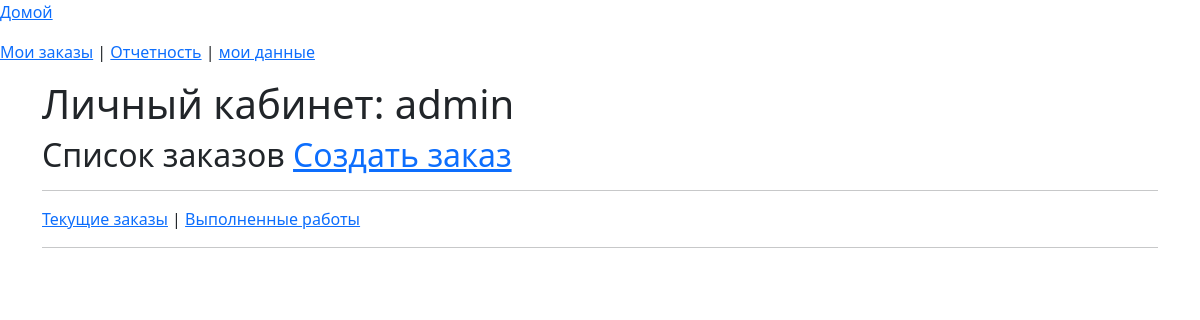
Before: /list_order (signed in) with the older database file.
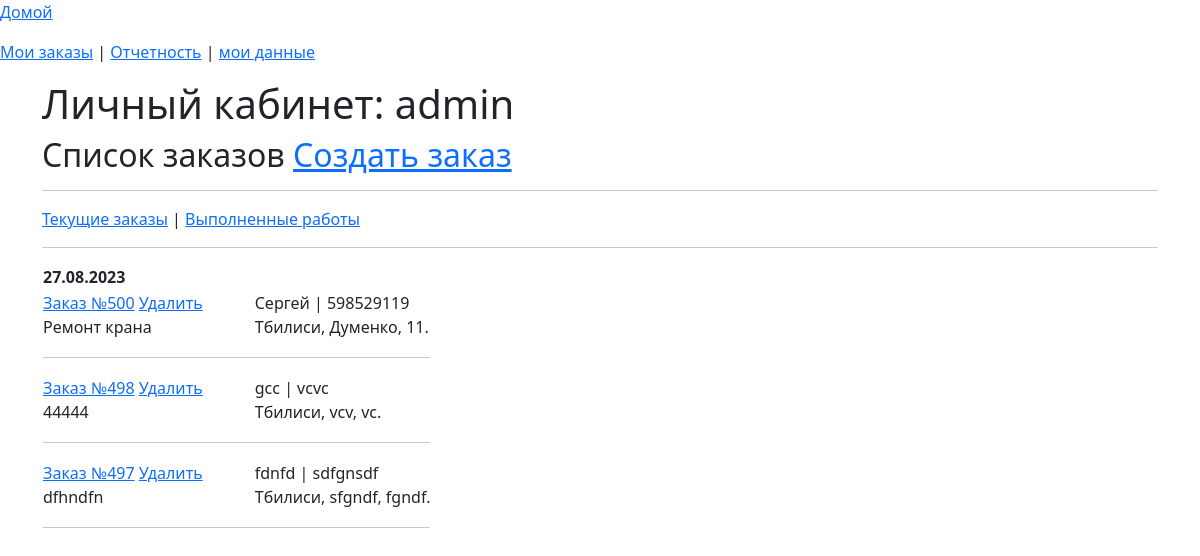
After: the same page with the newer database file.
### app_site/models.py (models this page shows)
class OrderList(models.Model):
    time_in = models.DateTimeField(auto_now_add=True, verbose_name='Дата заказа')
    time_out = models.DateTimeField(null=True, blank=True, verbose_name='Дата выполнения')
    repairer_id = models.ForeignKey(User, on_delete=models.SET_NULL, null=True, blank=True,
                                    verbose_name='Мастер', default='', )
    price = models.DecimalField(decimal_places=2, max_digits=7, null=True, blank=True, verbose_name='Стоимость работ')
    text_order = models.CharField(max_length=1500, verbose_name='Описание проблемы', blank=True, null=True)
    customer_name = models.CharField(max_length=50, verbose_name='Ваше имя')
    customer_phone = models.CharField(max_length=16, verbose_name='Номер телефона')
    customer_code = models.CharField(max_length=16, verbose_name='Код организации', blank=True, null=True)
    address_city = models.CharField(max_length=2, choices=CITY_CHOICES, default='TB', null=True, blank=True,
                                    verbose_name='Город')
    order_status = models.CharField(max_length=3, choices=ORDER_STATUS, default='BEG', null=True, blank=True,
                                    verbose_name='Статус заказа')
    address_street_app = models.CharField(max_length=150, verbose_name='Улица', null=True, blank=True)
    address_num = models.CharField(max_length=10, verbose_name='Номер дома', null=True, blank=True)
    services = models.ManyToManyField('Service', through='Invoice')

### app_site/views.py (the view)
# urls.py: path('list_order', OrderManagementSystem.as_view(), name='list_order'),
class OrderManagementSystem(LoginRequiredMixin, ListView):
    model = OrderList
    context_object_name = 'order'
    template_name = 'order_list.html'
    def get_queryset(self):
        if self.request.GET.get('end'):
            self.queryset = OrderList.objects.filter(repairer_id=self.request.user)&\
                            OrderList.objects.filter(order_status='END')
        else:
            self.queryset = OrderList.objects.filter(repairer_id=self.request.user)&\
                            OrderList.objects.filter(order_status__in=['SND','RCV'])
        return self.queryset
    def get_context_data(self, **kwargs):
        context = super().get_context_data(**kwargs)
        context['form'] = OrderForm
        return context

### app_site/templatetags/custom_filters.py (called while the page is built)
@register.filter()
def choice_tag(value, A):
    try:
        if A == 'city':
            a = dict(CITY_CHOICES)
        elif A == 'status_order':
            a = dict(ORDER_STATUS)
        elif A == 'month':
            a = dict(MONTH)
        return f'{a[value]}'
    except KeyError:
        return f''

### templates/order_list.html (shortened to what this page needs)
{% extends 'flatpages/default_user.html' %}
{% load custom_filters %}
{% load custom_tags %}
{% block body %}
<h2>Список заказов <a href="#"  onclick="disp(document.getElementById('form'))" id="ggg">Создать заказ</a></h2>
<hr>
<a href="{% url 'list_order' %}">Текущие заказы</a> | <a href="{% url 'list_order'%}?end=true">Выполненные работы</a>
<hr>
<table id="head">
{% regroup order by time_in|date:"d.m.Y" as day %}
    {% for y in day reversed  %}
    <tr>
        <td  colspan="6">
            <b>{{ y.grouper }}</b>
        </td>
    <tr>
        {% for i in y.list reversed %}
                {% if i.order_status == 'SND' %}
                <tr id="row_{{ i.pk }}" bgcolor= "#DCDCDC">
                {% else %}
                <tr>
                {% endif %}
                <td>
                <a href="{% url 'invoice' i.pk %}" id="order_{{ i.pk }}">Заказ №{{ i.pk}}</a>
                <a href="{% url 'delete-order' i.pk %}" id="delete_{{ i.pk }}">Удалить</a><br>
                <span id="text_order_{{ i.pk }}">{{ i.text_order|truncatewords:7 }}</span>
            </td>
            <td width = 50></td>
            <td><span id="customer_name_{{ i.pk }}">{{ i.customer_name }}</span> |
                <span id="customer_phone_{{ i.pk }}">{{ i.customer_phone }}</span><br>
                <span id="city_{{ i.pk }}">{{ i.address_city|choice_tag:'city'}}</span>,
                <span id="street_app_{{ i.pk }}">{{ i.address_street_app }}</span>,
                <span id="num_{{ i.pk }}">{{ i.address_num }}</span>.
            </td>
            <tr><td colspan="3"><hr></td></tr>
            </tr>
        {% endfor %}
    {% endfor %}
</table>
{% endblock body %}

Changed rows visible on the page:
added OrderList: pk "500", text_order "Ремонт крана", customer_name "Сергей", customer_phone "598529119", address_city|choice_tag "Тбилиси", address_street_app "Думенко", address_num "11"
added OrderList: pk "498", text_order "44444", customer_name "gcc", customer_phone "vcvc", address_city|choice_tag "Тбилиси", address_street_app "vcv", address_num "vc"
added OrderList: pk "497", text_order "dfhndfn", customer_name "fdnfd", customer_phone "sdfgnsdf", address_city|choice_tag "Тбилиси", address_street_app "sfgndf", address_num "fgndf"
Other visible differences:
new list line: "27.08.2023"
